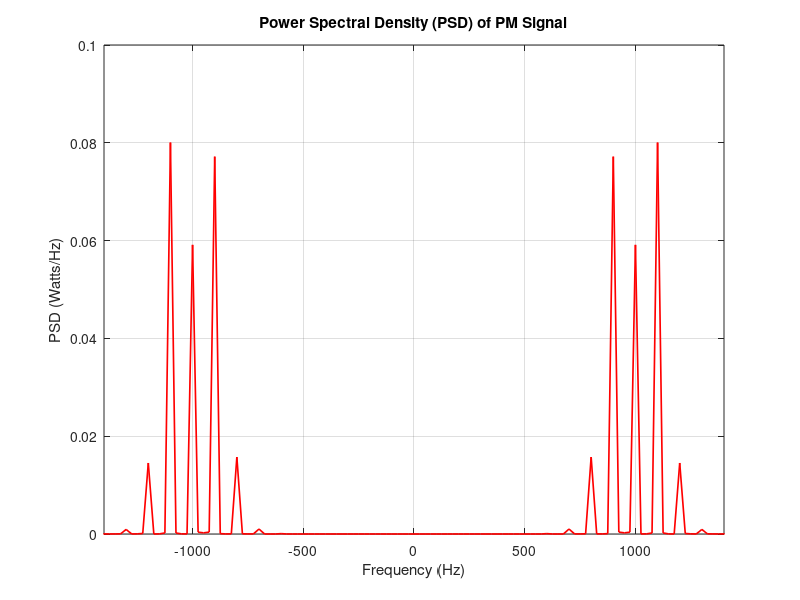

The MATLAB source for this figure:
%% EXP 8 - Objective 3: Power Spectral Density (PSD)
clc;
clear;
close all;

% Parameters
Am = 1;
fm = 100;
Ac = 5;
fc = 1000;
kp = pi / 2;
fs = 20 * fc;
t = 0:1/fs:4/fm;

% PM Signal
m = Am * sin(2 * pi * fm * t);
pm = Ac * cos(2 * pi * fc * t + kp * m);

% Power Spectral Density Computation
N = length(pm);
f = linspace(-fs/2, fs/2, N);
PM_FFT_shift = abs(fftshift(fft(pm)));
PSD = (PM_FFT_shift.^2) / (N * fs);             % Power Spectral Density

% Plot PSD
figure('Name', 'Objective 3: Power Spectral Density of PM Signal', 'NumberTitle', 'off');
plot(f, PSD, 'r', 'LineWidth', 1.2);
title('Power Spectral Density (PSD) of PM Signal');
xlabel('Frequency (Hz)');
ylabel('PSD (Watts/Hz)');
xlim([-fc - 4*fm, fc + 4*fm]);
grid on;

fprintf('--- Objective 3 Verification ---\n');
fprintf('Max Spectral Density Peak : %.6f W/Hz\n', max(PSD));
fprintf('Power Spectral Density computation and plotting completed.\n');
